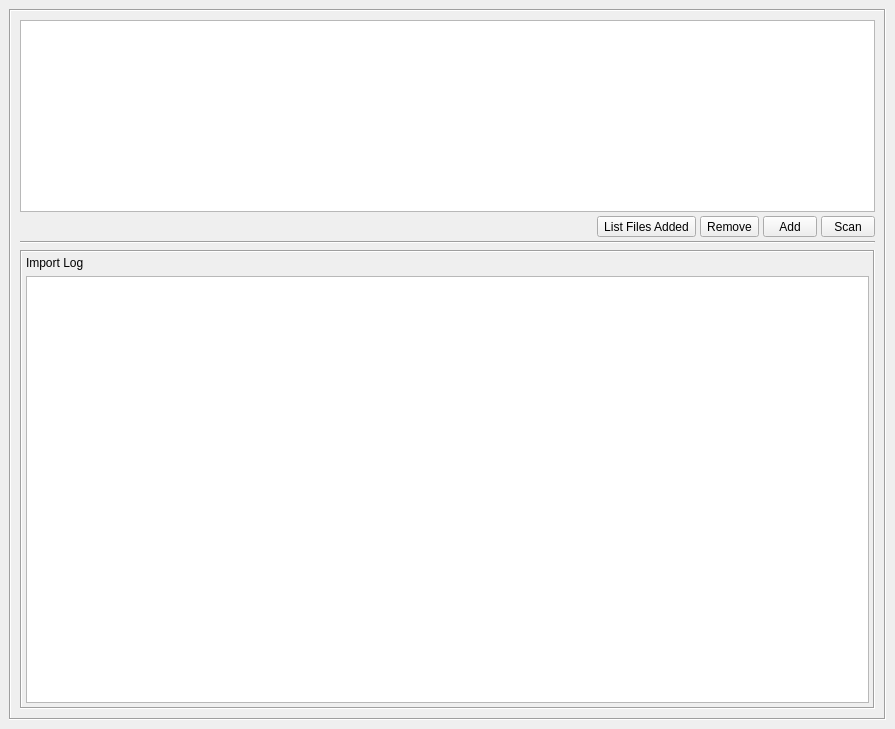
<?xml version="1.0" encoding="UTF-8"?>
<ui version="4.0">
 <class>MainWindow</class>
 <widget class="QMainWindow" name="MainWindow">
  <property name="geometry">
   <rect>
    <x>0</x>
    <y>0</y>
    <width>895</width>
    <height>729</height>
   </rect>
  </property>
  <property name="windowTitle">
   <string>MainWindow</string>
  </property>
  <widget class="QWidget" name="centralwidget">
   <layout class="QGridLayout" name="gridLayout_2">
    <item row="0" column="0">
     <widget class="QFrame" name="gridFrame">
      <property name="frameShape">
       <enum>QFrame::Box</enum>
      </property>
      <property name="frameShadow">
       <enum>QFrame::Sunken</enum>
      </property>
      <layout class="QGridLayout" name="gridLayout">
       <item row="0" column="0" colspan="2">
        <layout class="QGridLayout" name="gridLayout_3">
         <property name="spacing">
          <number>4</number>
         </property>
         <item row="3" column="4">
          <widget class="QToolButton" name="rescan_toolb">
           <property name="minimumSize">
            <size>
             <width>54</width>
             <height>0</height>
            </size>
           </property>
           <property name="text">
            <string>Scan</string>
           </property>
          </widget>
         </item>
         <item row="3" column="0">
          <spacer name="horizontalSpacer">
           <property name="orientation">
            <enum>Qt::Horizontal</enum>
           </property>
           <property name="sizeHint" stdset="0">
            <size>
             <width>40</width>
             <height>20</height>
            </size>
           </property>
          </spacer>
         </item>
         <item row="3" column="3">
          <widget class="QToolButton" name="add_toolb">
           <property name="minimumSize">
            <size>
             <width>54</width>
             <height>0</height>
            </size>
           </property>
           <property name="text">
            <string>Add</string>
           </property>
          </widget>
         </item>
         <item row="4" column="0" colspan="5">
          <widget class="Line" name="line">
           <property name="orientation">
            <enum>Qt::Horizontal</enum>
           </property>
          </widget>
         </item>
         <item row="0" column="0" rowspan="3" colspan="5">
          <widget class="QListView" name="dir_paths_lis">
           <property name="sizePolicy">
            <sizepolicy hsizetype="Preferred" vsizetype="Expanding">
             <horstretch>0</horstretch>
             <verstretch>0</verstretch>
            </sizepolicy>
           </property>
           <property name="minimumSize">
            <size>
             <width>0</width>
             <height>183</height>
            </size>
           </property>
          </widget>
         </item>
         <item row="3" column="2">
          <widget class="QToolButton" name="remove_toolb">
           <property name="minimumSize">
            <size>
             <width>54</width>
             <height>0</height>
            </size>
           </property>
           <property name="text">
            <string>Remove</string>
           </property>
          </widget>
         </item>
         <item row="3" column="1">
          <widget class="QToolButton" name="list_files">
           <property name="minimumSize">
            <size>
             <width>54</width>
             <height>0</height>
            </size>
           </property>
           <property name="text">
            <string>List Files Added</string>
           </property>
          </widget>
         </item>
        </layout>
       </item>
       <item row="1" column="0" colspan="2">
        <widget class="QStackedWidget" name="stackedWidget">
         <property name="frameShape">
          <enum>QFrame::Box</enum>
         </property>
         <property name="frameShadow">
          <enum>QFrame::Sunken</enum>
         </property>
         <property name="currentIndex">
          <number>0</number>
         </property>
         <widget class="QWidget" name="page">
          <layout class="QGridLayout" name="gridLayout_5">
           <property name="leftMargin">
            <number>4</number>
           </property>
           <property name="topMargin">
            <number>4</number>
           </property>
           <property name="rightMargin">
            <number>4</number>
           </property>
           <property name="bottomMargin">
            <number>4</number>
           </property>
           <item row="1" column="0">
            <widget class="QLabel" name="label">
             <property name="text">
              <string>Import Log</string>
             </property>
            </widget>
           </item>
           <item row="2" column="0">
            <widget class="QTextBrowser" name="status_log"/>
           </item>
          </layout>
         </widget>
         <widget class="QWidget" name="page_2"/>
        </widget>
       </item>
      </layout>
     </widget>
    </item>
   </layout>
  </widget>
 </widget>
 <resources/>
 <connections/>
</ui>
